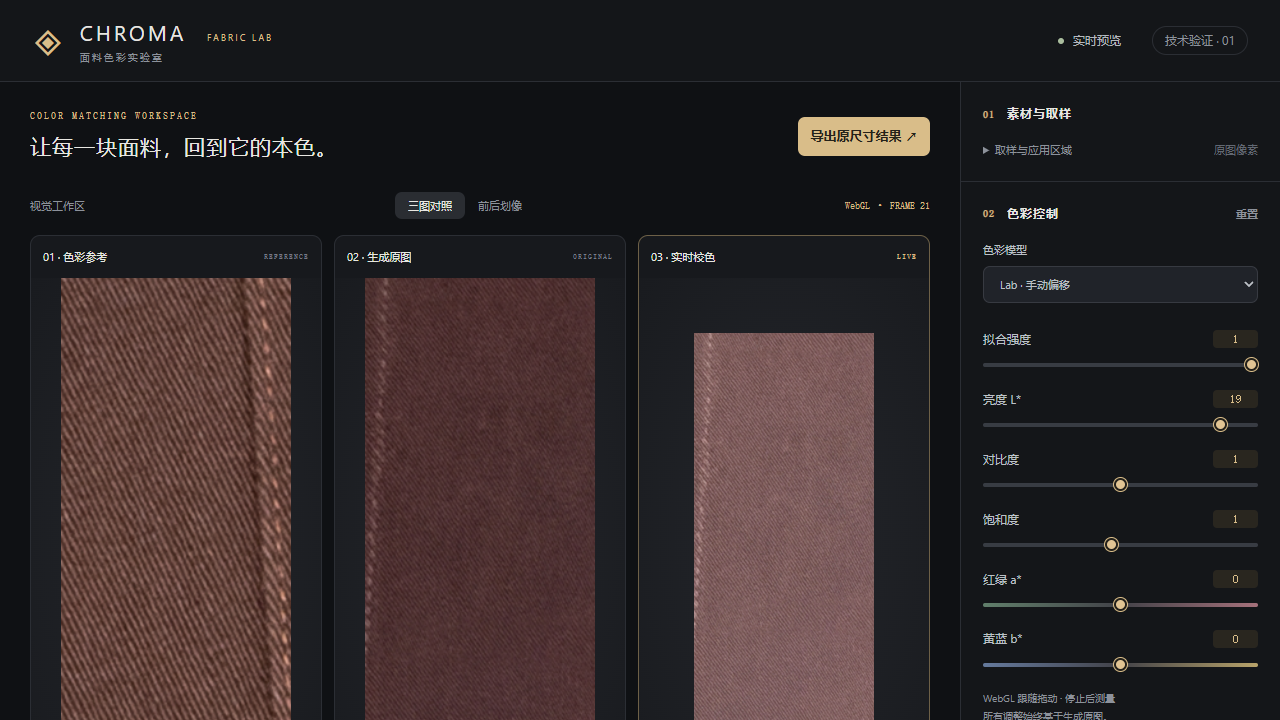
#> input picture tools/color-lab/gpu-verification.png, 1280 x 720 px
$ python -i analyze-levis-environment-matrix.py   (imports and definitions only)
#> lines starting #> are read from the running program, lines starting #| are printed output that depends on the picture
from __future__ import annotations

import json
import argparse
from pathlib import Path

import numpy as np
from PIL import Image, ImageFilter


ROOT = Path(__file__).resolve().parent.parent / "输出" / "李维斯广告风格分析" / "环境矩阵-20260902"
REPORT_PATH = ROOT / "环境矩阵测试报告.json"
OUTPUT_PATH = ROOT / "环境矩阵数值指标.json"


def metrics(path: Path) -> dict:
#> called with path = 'color-lab/gpu-verification.png'
    with Image.open(path) as image:
#> image is the input picture: PIL image 1280x720 RGB; mean R, G, B 47.3, 39.2, 40.2
        rgb_image = image.convert("RGB")
        rgb = np.asarray(rgb_image, dtype=np.float32) / 255.0
        luma = rgb @ np.array([0.2126, 0.7152, 0.0722], dtype=np.float32)
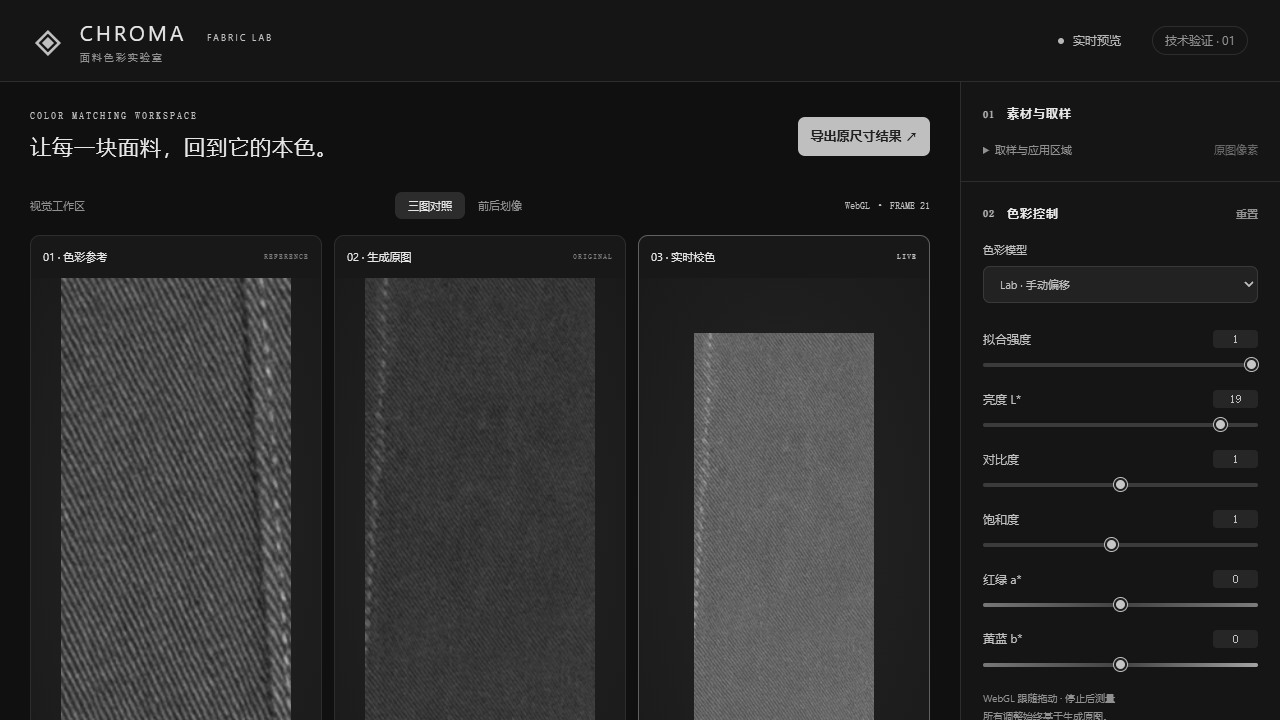
#> luma: shape (720, 1280) float32; min 0.0658, max 0.905, mean 0.161
        blurred = np.asarray(rgb_image.filter(ImageFilter.GaussianBlur(radius=1.1)), dtype=np.float32) / 255.0
        residual = rgb - blurred
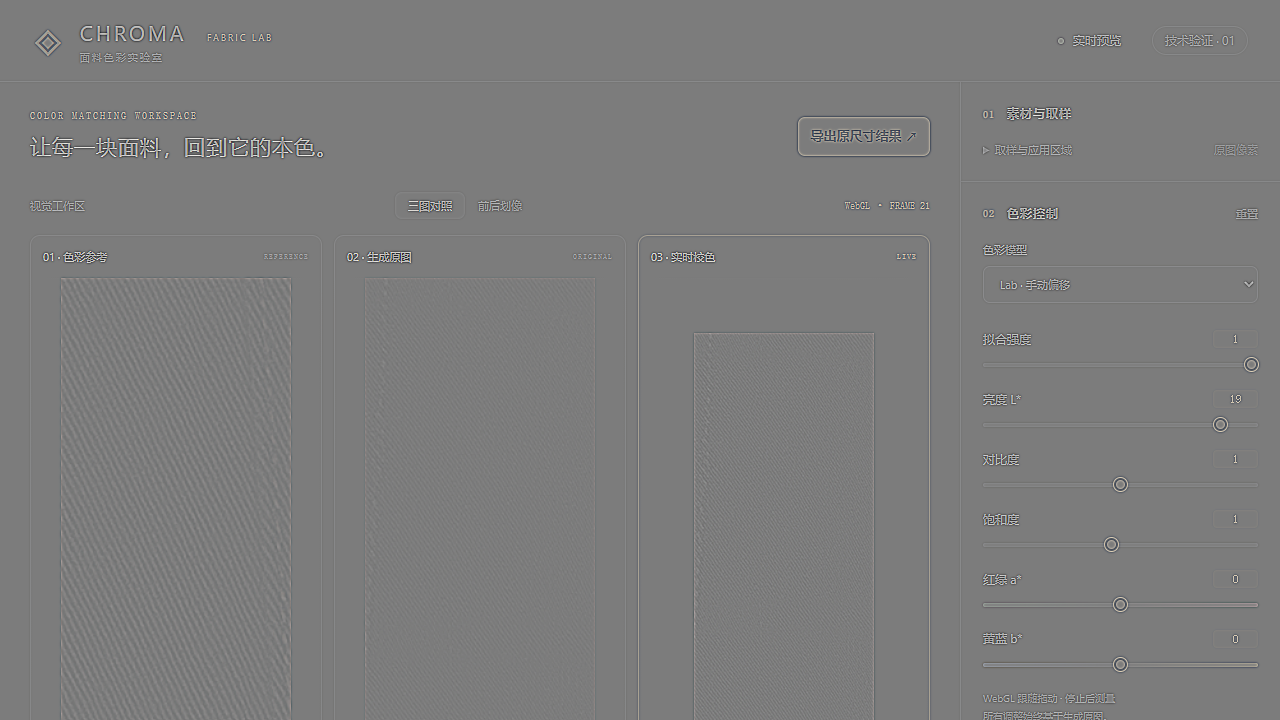
#> residual: shape (720, 1280, 3) float32; mean R, G, B 4.72e-06, 2.85e-05, 4.01e-05; drawn with min black and max white
        maximum = rgb.max(axis=2)
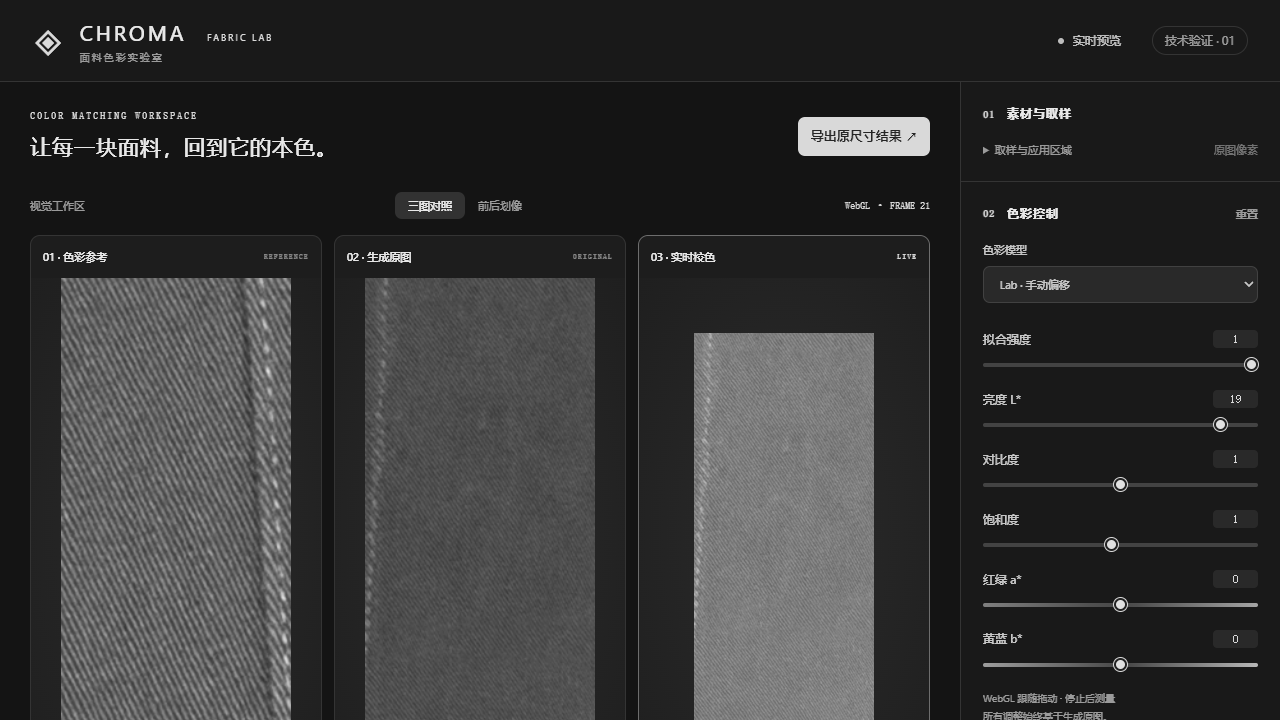
#> maximum: shape (720, 1280) float32; min 0.0784, max 0.91, mean 0.202
        minimum = rgb.min(axis=2)
        saturation = np.zeros_like(maximum)
        np.divide(maximum - minimum, maximum, out=saturation, where=maximum > 1e-6)
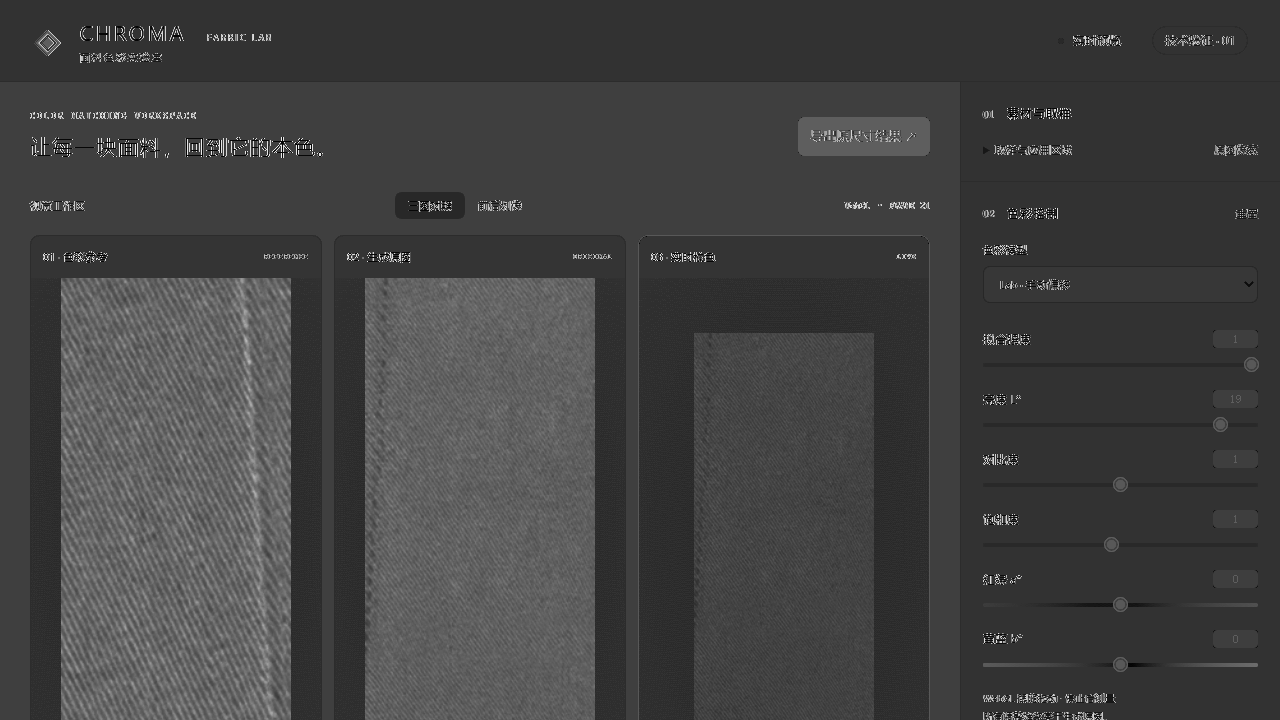
#> saturation: shape (720, 1280) float32; min 0.00847, max 0.922, mean 0.261
        percentiles = np.percentile(luma, [1, 50, 99])
#> percentiles = [0.0658, 0.0975, 0.702]
        return {
            "path": str(path),
            "width": rgb_image.width,
            "height": rgb_image.height,
            "p1": round(float(percentiles[0]), 4),
            "p50": round(float(percentiles[1]), 4),
            "p99": round(float(percentiles[2]), 4),
            "dark_ratio_lt_0_08": round(float((luma < 0.08).mean()), 4),
            "highlight_ratio_gt_0_95": round(float((luma > 0.95).mean()), 4),
            "mean_saturation": round(float(saturation.mean()), 4),
            "high_frequency_residual_std": round(float(residual.std()), 5),
            "mean_rgb": [round(float(value), 4) for value in rgb.reshape(-1, 3).mean(axis=0)],
        }


def main() -> int:
    parser = argparse.ArgumentParser(description="统计李维斯环境矩阵数值指标")
    parser.add_argument("--root", default=str(ROOT))
    args = parser.parse_args()
    root = Path(args.root).resolve()
    report_path = root / "环境矩阵测试报告.json"
    output_path = root / "环境矩阵数值指标.json"
    report = json.loads(report_path.read_text(encoding="utf-8"))
    groups = []
    for group in report.get("groups") or []:
        images = [metrics(Path(item["path"])) for item in group.get("images") or [] if Path(item.get("path") or "").is_file()]
        summary = {}
        for field in ("p1", "p50", "p99", "dark_ratio_lt_0_08", "highlight_ratio_gt_0_95", "mean_saturation", "high_frequency_residual_std"):
            values = [item[field] for item in images]
            summary[field] = {"min": round(min(values), 5), "mean": round(sum(values) / len(values), 5), "max": round(max(values), 5)} if values else {}
        groups.append({"id": group.get("id"), "condition": group.get("condition"), "image_count": len(images), "summary": summary, "images": images})
    output = {"status": "ok" if len(groups) == 5 and all(group["image_count"] == 4 for group in groups) else "partial", "groups": groups}
    output_path.write_text(json.dumps(output, ensure_ascii=False, indent=2) + "\n", encoding="utf-8")
    print(json.dumps({"status": output["status"], "groups": len(groups), "images": sum(group["image_count"] for group in groups)}, ensure_ascii=False))
    return 0


# [2 lines not run here, left out]

>>> result = metrics('color-lab/gpu-verification.png')
#> result = 11 items

$ run again, on tools/color-lab/verification.png
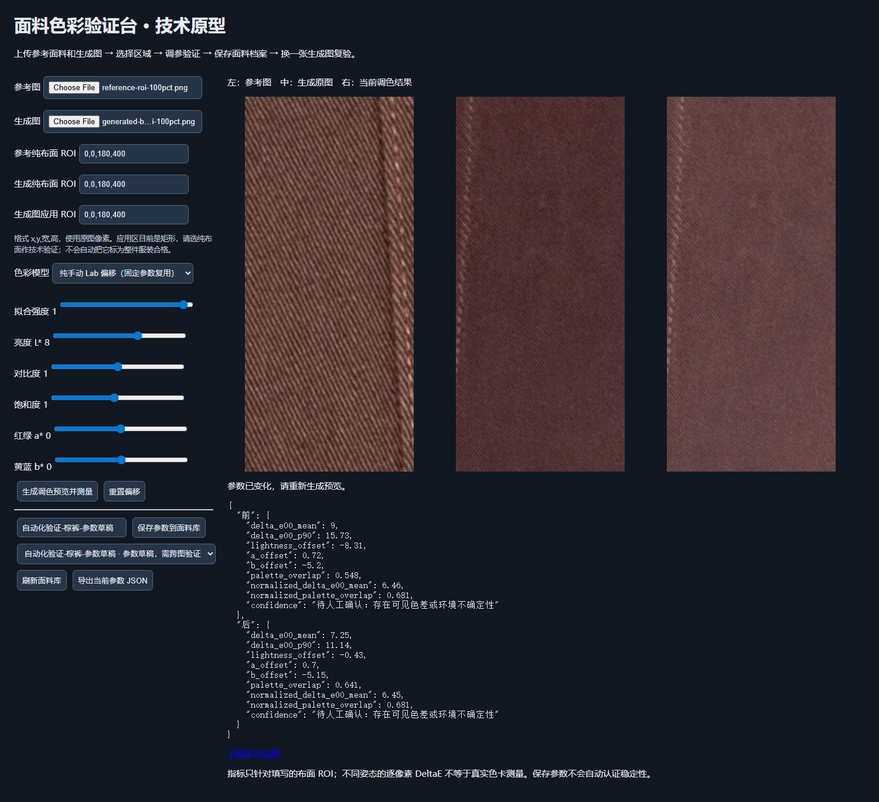
#> input picture tools/color-lab/verification.png, 879 x 802 px, shrunk from 1500 x 1369 before the run
#> in metrics, image is the input picture: PIL image 879x802 RGB; mean R, G, B 42.7, 40.1, 47.2
#> in metrics, `maximum = rgb.max(axis=2)`:
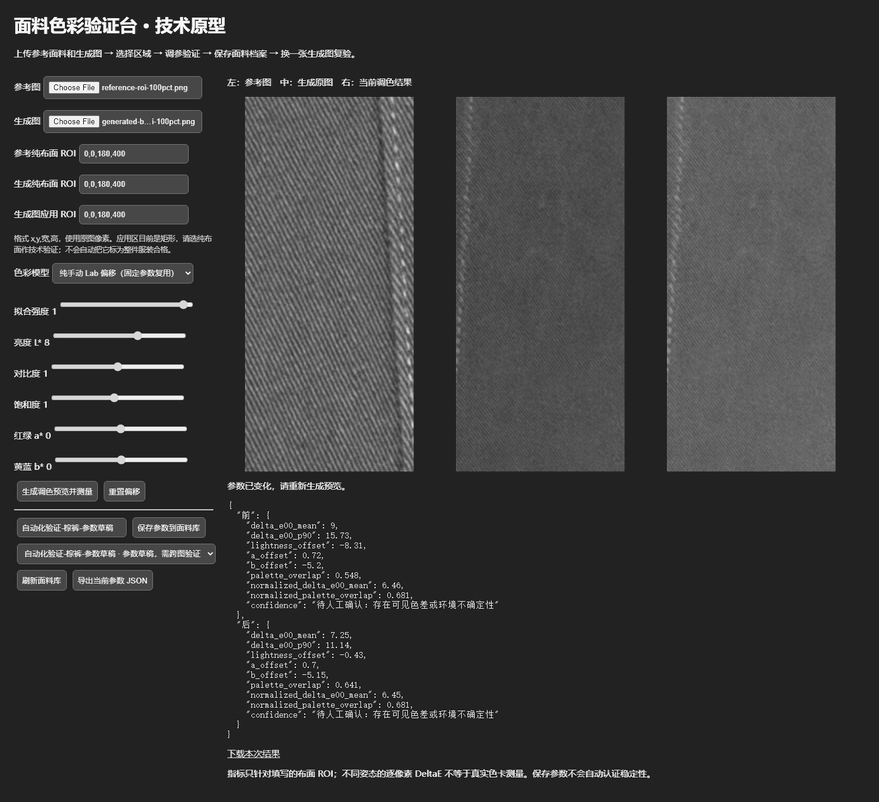
#> maximum: shape (802, 879) float32; min 0, max 1, mean 0.221
#> in metrics, `np.divide(maximum - minimum, maximum, out=saturation, where=maximum > ..`:
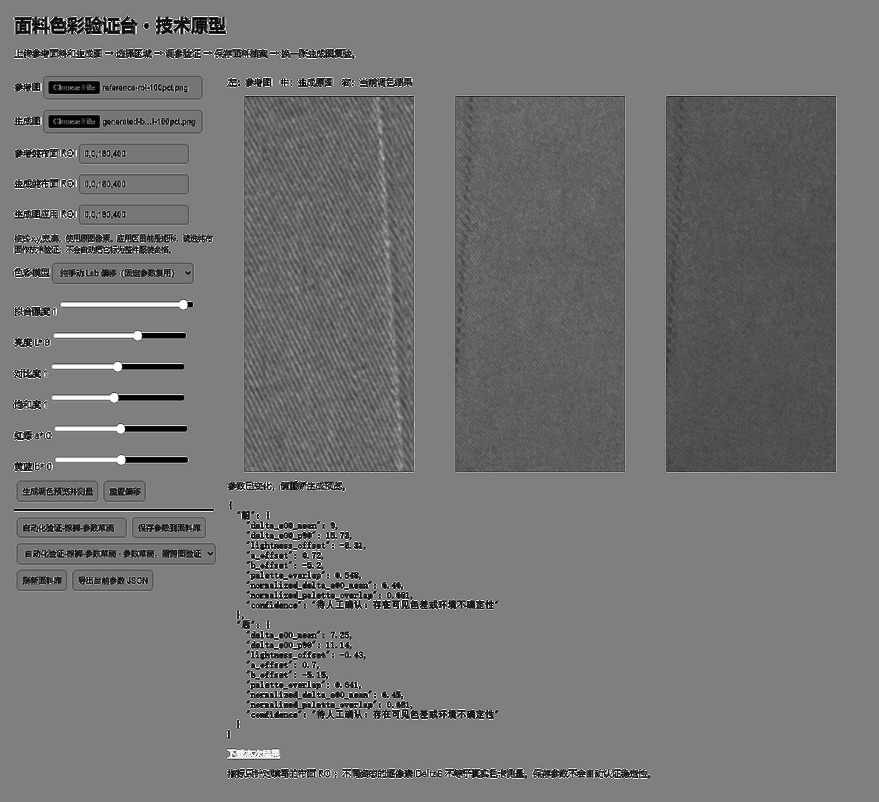
#> saturation: shape (802, 879) float32; min 0, max 1, mean 0.455
#> percentiles = [0.0597, 0.0911, 0.686]
#> result = 11 items
